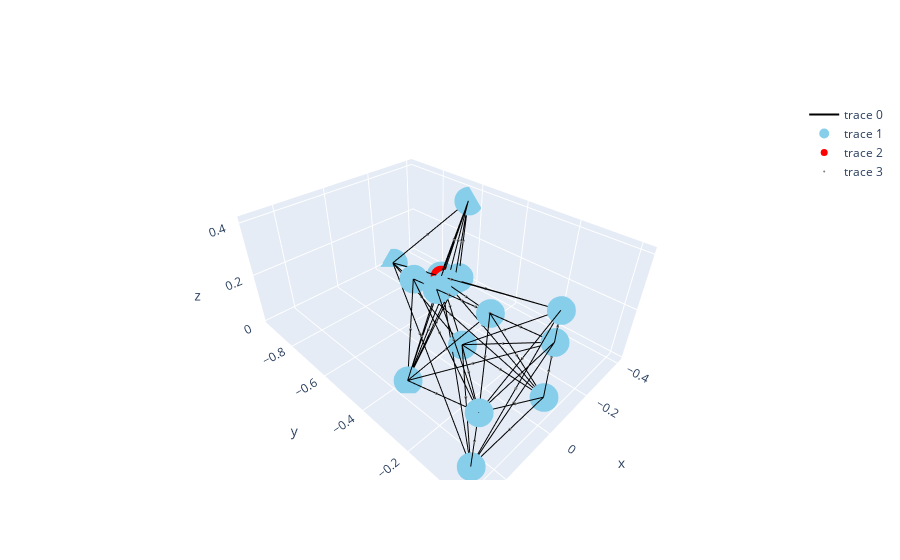

The notebook cell this image was saved under:
### Code cell
import plotly.graph_objects as go
import networkx as nx



Num_nodes = len(G1.nodes)

# plt.figure(figsize=(5,5))
edges = G1.edges()

# ## update to 3d dimension
spring_3D = {u: G1.nodes[u][POS] for u in G1.nodes()}
# weights = [G[u][v]['weight'] for u,v in edges]
# nx.draw(G, with_labels=True, node_color='skyblue', font_weight='bold',  width=weights, pos=pos)

# we need to seperate the X,Y,Z coordinates for Plotly
# NOTE: spring_3D is a dictionary where the keys are 1,...,6
x_nodes= [spring_3D[key][0] for key in spring_3D.keys()] # x-coordinates of nodes
y_nodes = [spring_3D[key][1] for key in spring_3D.keys()] # y-coordinates
z_nodes = [spring_3D[key][2] for key in spring_3D.keys()] # z-coordinates

#we need to create lists that contain the starting and ending coordinates of each edge.
x_edges=[]
y_edges=[]
z_edges=[]

#create lists holding midpoints that we will use to anchor text
xtp = []
ytp = []
ztp = []

#need to fill these with all of the coordinates
for edge in edges:
    #format: [beginning,ending,None]
    x_coords = [spring_3D[edge[0]][0],spring_3D[edge[1]][0],None]
    x_edges += x_coords
    xtp.append(0.5*(spring_3D[edge[0]][0]+ spring_3D[edge[1]][0]))

    y_coords = [spring_3D[edge[0]][1],spring_3D[edge[1]][1],None]
    y_edges += y_coords
    ytp.append(0.5*(spring_3D[edge[0]][1]+ spring_3D[edge[1]][1]))

    z_coords = [spring_3D[edge[0]][2],spring_3D[edge[1]][2],None]
    z_edges += z_coords
    ztp.append(0.5*(spring_3D[edge[0]][2]+ spring_3D[edge[1]][2])) 


etext = [f'weight={1}' for w in new_edge_order]

trace_weights = go.Scatter3d(x=xtp, y=ytp, z=ztp,
    mode='markers',
    marker =dict(color='rgb(125,125,125)', size=1), #set the same color as for the edge lines
    text = etext, hoverinfo='text')

#create a trace for the edges
trace_edges = go.Scatter3d(
    x=x_edges,
    y=y_edges,
    z=z_edges,
    mode='lines',
    line=dict(color='black', width=2),
    hoverinfo='none')

#create a trace for the nodes
trace_nodes = go.Scatter3d(
    x=x_nodes,
    y=y_nodes,
    z=z_nodes,
    mode='markers',
    marker=dict(symbol='circle',
            size=10,
            color='skyblue')
    )

trace_nodes_ = go.Scatter3d(
    x=[position[0]],
    y=[position[1]],
    z=[position[2]],
    mode='markers',
    marker=dict(symbol='circle',
            size=7,
            color='red')
    )



#Include the traces we want to plot and create a figure
data = [trace_edges, trace_nodes,trace_nodes_, trace_weights]
fig = go.Figure(data=data)

fig.update_layout(xaxis_range=[0,2])
fig.update_layout(yaxis_range=[0,2])
fig
#fig.show()

### Figure 1 — Plotly figure (JSON) as saved in the notebook; plotly's stock layout.template omitted (floating-point values rounded to 4 significant figures; data arrays with more than 128 entries replaced by an {"elided": "..."} marker saying what was removed)
{"data": [{"hoverinfo": "none", "line": {"color": "black", "width": 2}, "mode": "lines", "type": "scatter3d", "x": {"elided": "177 float values"}, "y": {"elided": "177 float values"}, "z": {"elided": "177 float values"}}, {"marker": {"color": "skyblue", "size": 10, "symbol": "circle"}, "mode": "markers", "type": "scatter3d", "x": [0, 0.3, -2.715e-27, -1.284e-10, -4.054e-07, 0.2998, 0.006666, 0.01667, 0.01334, 0.1659, -0.1335, -0.3536, -0.2729, -0.405, -0.2725, -0.2712], "y": [0, -6.935e-11, -0.3, 1.278e-10, 1.211e-05, 0.01004, -0.1992, -0.4981, -0.3985, -0.3728, -0.4939, -0.637, -0.5845, -0.6469, -0.6604, -0.9524], "z": [0.11, 0.11, 0.11, 0.41, 0.31, 0.31, 0.294, 0.2701, 0.2781, 0.02106, 0.1814, 0.03633, 0.08951, 0.3516, 0.07162, 0.002752]}, {"marker": {"color": "red", "size": 7, "symbol": "circle"}, "mode": "markers", "type": "scatter3d", "x": [-0.2725], "y": [-0.6604], "z": [0.07162]}, {"hoverinfo": "text", "marker": {"color": "rgb(125,125,125)", "size": 1}, "mode": "markers", "text": ["weight=1", "weight=1", "weight=1", "weight=1", "weight=1", "weight=1", "weight=1", "weight=1", "weight=1", "weight=1", "weight=1", "weight=1", "weight=1", "weight=1", "weight=1", "weight=1", "weight=1", "weight=1", "weight=1", "weight=1", "weight=1", "weight=1", "weight=1", "weight=1", "weight=1", "weight=1", "weight=1", "weight=1", "weight=1", "weight=1", "weight=1", "weight=1", "weight=1", "weight=1", "weight=1", "weight=1", "weight=1", "weight=1", "weight=1", "weight=1", "weight=1", "weight=1", "weight=1", "weight=1"], "type": "scatter3d", "x": [0.15, -1.357e-27, -6.419e-11, -2.027e-07, 0.1499, -0.1363, -0.1356, 0.003333, 0.15, 0.01373, 0.01438, 0.15, 0.2999, -6.419e-11, -0.1363, -0.1356, -2.027e-07, 0.1499, 0.15, -2.028e-07, 0.1499, -0.1363, -0.1356, 0.1499, 0.003333, 0.008333, 0.006671, 0.08297, 0.1532, 0.1582, 0.1566, 0.2329, 0.01167, 0.01, 0.08631, -0.0634, 0.01501, 0.09131, 0.08965, -0.06006, -0.1702, -0.1298, -0.1958, 0.01624, -0.09385, -0.05348, -0.1195, -0.2436, -0.2032, -0.2692, -0.203, -0.3133, -0.3793, -0.3389, -0.2727, -0.2721, -0.3388, -0.3381, -0.2719], "y": [-3.468e-11, -0.15, 6.392e-11, 6.055e-06, 0.005022, -0.3302, -0.4762, -0.09962, -0.15, -0.3302, -0.4762, 6.055e-06, 0.005022, -0.15, -0.4802, -0.6262, -0.15, -0.145, 2.925e-11, 6.055e-06, 0.005022, -0.3302, -0.4762, 0.005028, -0.09961, -0.2491, -0.1992, -0.1864, -0.0946, -0.244, -0.1942, -0.1814, -0.3487, -0.2989, -0.286, -0.3466, -0.4483, -0.4355, -0.3857, -0.4462, -0.5177, -0.4915, -0.5227, -0.4333, -0.5049, -0.4787, -0.5099, -0.5654, -0.5392, -0.5704, -0.5772, -0.6108, -0.642, -0.6157, -0.6225, -0.7685, -0.6537, -0.7997, -0.8064], "z": [0.11, 0.11, 0.26, 0.21, 0.21, 0.09081, 0.05638, 0.202, 0.11, 0.09081, 0.05638, 0.21, 0.21, 0.26, 0.09081, 0.05638, 0.21, 0.21, 0.26, 0.36, 0.36, 0.2408, 0.2064, 0.31, 0.302, 0.29, 0.294, 0.1655, 0.302, 0.29, 0.294, 0.1655, 0.282, 0.286, 0.1575, 0.2377, 0.2741, 0.1456, 0.1496, 0.2297, 0.1572, 0.1838, 0.3148, 0.1012, 0.0287, 0.05529, 0.1863, 0.1089, 0.1354, 0.2665, 0.1265, 0.06292, 0.1939, 0.2205, 0.08057, 0.04613, 0.2116, 0.1772, 0.03719]}], "layout": {"xaxis": {"range": [0, 2]}, "yaxis": {"range": [0, 2]}}}
